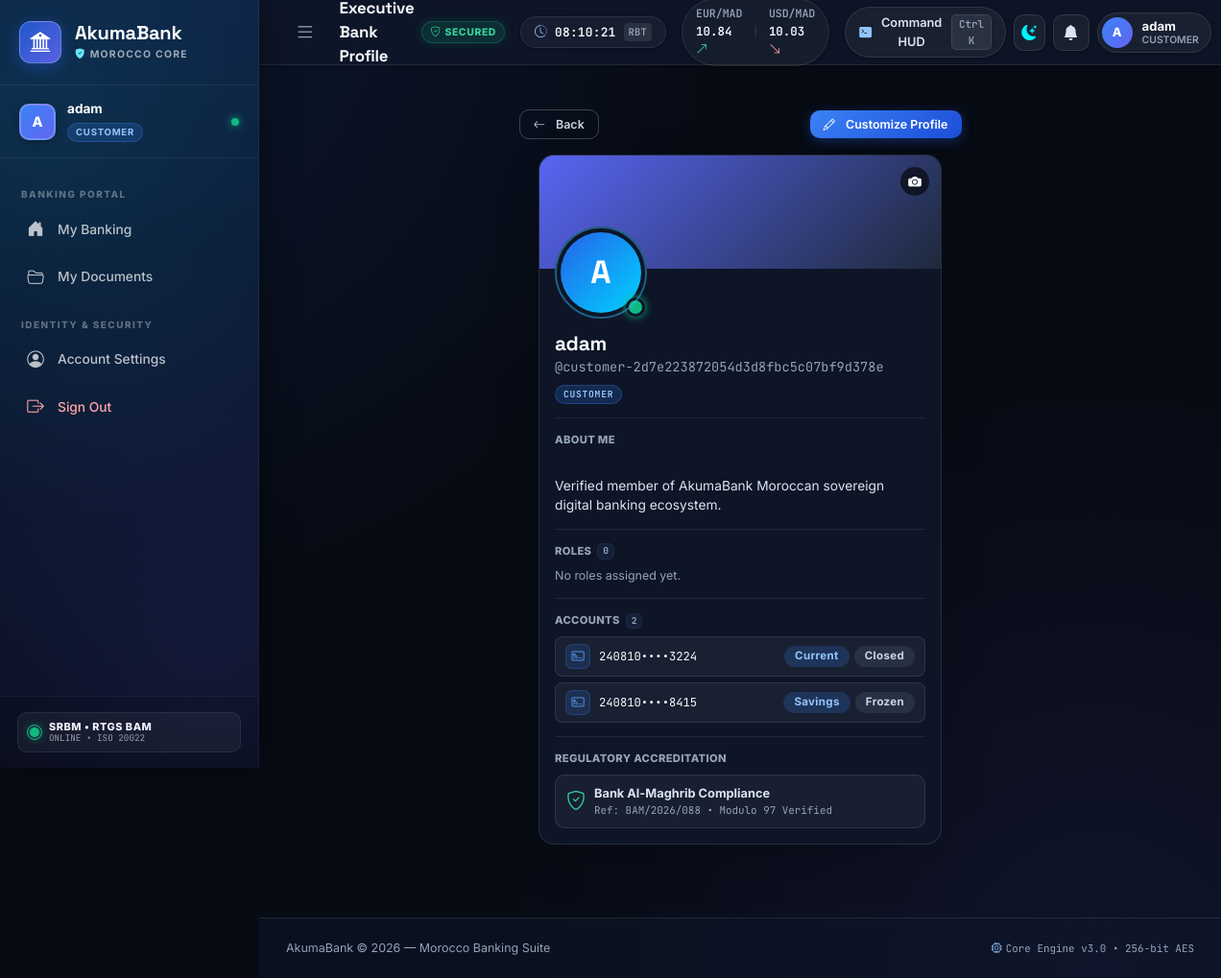
The app's page /user/2/profile (signed in) with its own data.
### tables this page shows
CREATE TABLE USERS (
                UserID   INTEGER PRIMARY KEY AUTOINCREMENT,
                Username TEXT    NOT NULL UNIQUE,
                Password TEXT    NOT NULL,
                ProfilePicture TEXT,
                FullName TEXT,
                Email TEXT,
                DateOfBirth TEXT,
                Phone TEXT,
                Address TEXT,
                NationalID TEXT,
                ApprovalStatus TEXT NOT NULL DEFAULT 'Approved'
                              CHECK(ApprovalStatus IN ('Pending','Approved','Rejected')),
                MustChangePassword INTEGER NOT NULL DEFAULT 0 CHECK(MustChangePassword IN (0,1)),
                Role     TEXT    NOT NULL DEFAULT 'Admin'
                         CHECK(Role IN ('Owner','Admin','Customer'))
            , BannerImage TEXT, BannerColor TEXT DEFAULT '#5865f2', AboutMe TEXT, CustomStatus TEXT, Pronouns TEXT);

CREATE TABLE ACCOUNT (
            AccountID     INTEGER PRIMARY KEY AUTOINCREMENT,
            CustomerID    INTEGER NOT NULL,
            AccountNumber TEXT    NOT NULL UNIQUE,
            AccountType   TEXT    NOT NULL CHECK(AccountType IN ('Savings','Current','Fixed Deposit')),
            Balance       REAL    NOT NULL DEFAULT 0.00,
            OpeningDate   TEXT    NOT NULL DEFAULT (date('now')),
            Status        TEXT    NOT NULL DEFAULT 'Active' CHECK(Status IN ('Active','Frozen','Closed')),
            BranchID      INTEGER, CardNumber TEXT, CardTier TEXT DEFAULT 'classic-blue',
            FOREIGN KEY (CustomerID) REFERENCES CUSTOMER(CustomerID) ON DELETE CASCADE,
            FOREIGN KEY (BranchID)   REFERENCES BRANCH(BranchID)
        );

### routes/profiles.py (the view)
@profiles_bp.route("/user/<int:user_id>/profile")
@login_required
def view_profile(user_id: int):
    profile_data = get_user_profile(user_id)
    if not profile_data:
        abort(404, description="User not found")
    is_owner = session["user"].get("role") == "Owner"
    is_self = session["user"].get("id") == user_id
    conn = get_db()
    all_badges = conn.execute("SELECT * FROM BADGE ORDER BY BadgeID ASC").fetchall()
    all_roles = conn.execute("SELECT * FROM CUSTOM_ROLE ORDER BY Position ASC, RoleID ASC").fetchall()
    conn.close()
    return render_template(
        "profile_card.html",
        profile=profile_data,
        is_owner=is_owner,
        is_self=is_self,
        all_badges=[_decorate_badge(b) for b in all_badges],
        all_roles=[_decorate_role(r) for r in all_roles],
    )

### app.py (called while the page is built, shortened)
@app.context_processor
def inject_card_tiers():
    return {
        "CARD_TIERS": CARD_TIERS,
        "list_card_tiers": list_card_tiers,
        "get_card_tier": get_card_tier,
    }

def _relative_time(value):
    from datetime import datetime, timezone
    if not value:
        return ""
    try:
        stamp = datetime.strptime(str(value)[:19], "%Y-%m-%d %H:%M:%S").replace(tzinfo=timezone.utc)
    except ValueError:
        return str(value)
    seconds = int((datetime.now(timezone.utc) - stamp).total_seconds())
    if seconds < 60:
        return "Just now"
    if seconds < 3600:
        return f"{seconds // 60}m ago"
    if seconds < 86400:
        return f"{seconds // 3600}h ago"
    if seconds < 604800:
        return f"{seconds // 86400}d ago"
    return stamp.strftime("%d %b %Y")

@app.template_filter("time_ago")
def filter_time_ago(value):
    return _relative_time(value)

@app.context_processor
def inject_notifications():
    user = session.get("user")
    if not user:
        return {}
    try:
        conn = get_db()
        rows = conn.execute(
            """SELECT NotificationID, Title, Body, Category, Icon, Link, IsRead, CreatedAt
               FROM NOTIFICATION WHERE UserID=?
               ORDER BY NotificationID DESC LIMIT 8""",
            (user.get("id"),),
        ).fetchall()
        unread = conn.execute(
            "SELECT COUNT(*) FROM NOTIFICATION WHERE UserID=? AND IsRead=0",
            (user.get("id"),),
        ).fetchone()[0]
        conn.close()
        return {"nav_notifications": rows, "nav_unread_count": unread}
    except Exception:
        return {"nav_notifications": [], "nav_unread_count": 0}

@app.context_processor
def inject_operations_requests_counts():
    user = session.get("user")
    if not user or user.get("role") == "Customer":
        return {}

### database.py (called while the page is built)
def get_db():
    os.makedirs(DATABASE_DIR, exist_ok=True)
    conn = sqlite3.connect(DB_PATH)
    conn.row_factory = sqlite3.Row
    conn.execute("PRAGMA foreign_keys = ON")
    return conn

### routes/profiles.py (called while the page is built)
def login_required(f):
    @wraps(f)
    def decorated(*args, **kwargs):
        if "user" not in session:
            return redirect(url_for("auth.login"))
        return f(*args, **kwargs)
    return decorated

### templates/profile_card.html (shortened to what this page needs)
{% extends "base.html" %}
{% block content %}
<div class="row justify-content-center">
  <div class="col-md-9 col-lg-7 col-xl-6">
    <div class="mb-3 d-flex justify-content-between align-items-center gap-2">
      <a href="javascript:history.back()" class="btn btn-sm btn-outline-secondary">
        <i class="bi bi-arrow-left me-1"></i>Back
      </a>
      {% if is_self %}
      <a href="{{ url_for('profiles.settings') }}" class="btn btn-sm btn-primary">
        <i class="bi bi-pencil me-1"></i>Customize Profile
      </a>
      {% endif %}
    </div>
    <div class="executive-profile-card profile-card--discord shadow-lg mx-auto">
      <div class="profile-banner-hero" style="{% if profile.user.BannerImage %}background-image: url('{{ url_for('profiles.user_banner', user_id=profile.user.UserID, v=profile.user.BannerImage|length) }}');{% else %}background: linear-gradient(135deg, {{ profile.user.BannerColor or '#0f172a' }}, #1e293b);{% endif %}">
        {% if is_self %}
        <a href="{{ url_for('profiles.settings') }}" class="banner-edit-action-btn" title="Edit Banner">
          <i class="bi bi-camera-fill"></i>
        </a>
        {% endif %}
      </div>
      <div class="profile-identity-strip">
        <div class="profile-avatar-anchor">
          {% if profile.user.ProfilePicture %}
          <img src="{{ url_for('profiles.user_avatar', user_id=profile.user.UserID, v=profile.user.ProfilePicture|length) }}" alt="Avatar" class="profile-avatar-media" />
          {% else %}
          <div class="profile-avatar-fallback">
            {{ (profile.user.FullName or profile.user.Username)[0]|upper }}
          </div>
          {% endif %}
          <div class="profile-online-badge" title="Active Banking Session"></div>
        </div>
      </div>
      <div class="profile-card-body">
        <h4 class="profile-user-fullname mb-0">{{ profile.user.FullName or profile.user.Username }}</h4>
        <div class="profile-user-handle">
          <span>@{{ profile.user.Username }}</span>
          <span class="badge-role role-{{ profile.user.Role|lower }}">{{ profile.user.Role }}</span>
        </div>
        <div class="discord-profile-section">
          <div class="discord-section-title">About Me</div>
          <div class="profile-bio-text">
            {{ profile.user.AboutMe or 'Verified member of AkumaBank Moroccan sovereign digital banking ecosystem.' }}
          </div>
        </div>
        <div class="discord-profile-section">
          <div class="discord-section-title">
            Roles
            <span class="discord-section-count">{{ profile.roles|length }}</span>
          </div>
          {% if profile.roles %}
          <div class="discord-role-pills">
            {% for role in profile.roles %}
            <span class="discord-role-pill" style="--role-color: {{ role.Color }};">
              {% if role.icon_url %}
              <img src="{{ role.icon_url }}" alt="" class="role-icon-img" />
              {% else %}
              <span class="role-color-dot"></span>
              {% endif %}{{ role.Name }}
            </span>
            {% endfor %}
          </div>
          {% else %}
          <div class="discord-empty-text">No roles assigned yet.</div>
          {% endif %}
        </div>
        {% if profile.accounts %}
        <div class="discord-profile-section">
          <div class="discord-section-title">
            Accounts
            <span class="discord-section-count">{{ profile.accounts|length }}</span>
          </div>
          <div class="discord-account-list">
            {% for acc in profile.accounts %}
            <div class="discord-account-row">
              <span class="discord-account-icon"><i class="bi bi-credit-card-2-front"></i></span>
              <span class="discord-account-number">{{ acc.AccountNumber[:6] }}••••{{ acc.AccountNumber[-4:] }}</span>
              <span class="discord-account-tags">
                <span class="badge bg-primary-soft text-primary">{{ acc.AccountType }}</span>
                <span class="badge bg-secondary-soft text-secondary">{{ acc.Status }}</span>
              </span>
            </div>
            {% endfor %}
          </div>
        </div>
        {% endif %}
        <div class="discord-profile-section">
          <div class="discord-section-title">Regulatory Accreditation</div>
          <div class="profile-accreditation">
            <i class="bi bi-shield-check text-success fs-5"></i>
            <div>
              <div class="fw-bold">Bank Al-Maghrib Compliance</div>
              <div class="text-muted font-monospace" style="font-size: 0.68rem;">Ref: BAM/2026/088 &bull; Modulo 97 Verified</div>
            </div>
          </div>
        </div>
      </div>
    </div>
  </div>
</div>
{% endblock %}

### templates/base.html (shortened to what this page needs)
<!DOCTYPE html>
<html lang="en-MA">
<head>
  <link href="https://cdn.jsdelivr.net/npm/bootstrap@5.3.2/dist/css/bootstrap.min.css" rel="stylesheet" />
  <link href="https://cdn.jsdelivr.net/npm/bootstrap-icons@1.11.3/font/bootstrap-icons.css" rel="stylesheet" />
  <link rel="stylesheet" href="{{ url_for('static', filename='css/style.css') }}" />
</head>
<body>
<div class="sidebar" id="sidebar">
  <div class="sidebar-brand">
    <div class="brand-icon">
      <i class="bi bi-bank2"></i>
    </div>
    <div class="brand-text">
      <span class="brand-name">AkumaBank</span>
      <span class="brand-sub"><i class="bi bi-shield-fill-check text-info me-1"></i>Morocco Core</span>
    </div>
  </div>
  <div class="sidebar-user" style="cursor: pointer;" onclick="window.openProfileCard({{ session.user.id }})" title="View your Executive Profile Card">
    {% if session.user.has_pfp or session.user.profile_picture %}
    <img class="user-avatar" src="{{ url_for('profiles.user_avatar', user_id=session.user.id, v=session.user.avatar_version or 0) }}" alt="" />
    {% else %}
    <div class="user-avatar">{{ session.user.username[0]|upper }}</div>
    {% endif %}
    <div class="user-info">
      <div class="user-name">{{ session.user.username }}</div>
      <div class="user-role badge-role role-{{ session.user.role|lower }}">{{ session.user.role }}</div>
    </div>
    <span class="user-status-dot" title="User Session Active"></span>
  </div>
  <nav class="sidebar-nav">
    {% if session.user.role == 'Customer' %}
    <div class="nav-section-title">Banking Portal</div>
    <a href="{{ url_for('customer_portal.home') }}" class="nav-link {% if request.endpoint == 'customer_portal.home' %}active{% endif %}">
      <i class="bi bi-house-door-fill"></i><span>My Banking</span>
    </a>
    <a href="{{ url_for('documents.customer_documents') }}" class="nav-link {% if request.endpoint and request.endpoint.startswith('documents.') %}active{% endif %}">
      <i class="bi bi-folder2-open"></i><span>My Documents</span>
    </a>
    {% endif %}
    <div class="nav-section-title">Identity &amp; Security</div>
    <a href="{{ url_for('profiles.settings') }}" class="nav-link {% if request.endpoint == 'profiles.settings' %}active{% endif %}">
      <i class="bi bi-person-circle"></i><span>Account Settings</span>
    </a>
    <a href="{{ url_for('auth.logout') }}" class="nav-link text-danger-soft">
      <i class="bi bi-box-arrow-right"></i><span>Sign Out</span>
    </a>
  </nav>
  <div class="sidebar-status-footer">
    <div class="cyber-pulse-pill">
      <span class="cyber-pulse-dot"></span>
      <div class="cyber-pulse-meta">
        <span class="cyber-pulse-title">SRBM &bull; RTGS BAM</span>
        <span class="cyber-pulse-sub">ONLINE &bull; ISO 20022</span>
      </div>
    </div>
  </div>
</div>
<div class="main-wrapper" id="mainWrapper">
  <header class="topbar">
    <button class="sidebar-toggle" id="sidebarToggle" aria-label="Toggle navigation">
      <i class="bi bi-list"></i>
    </button>
    <div class="topbar-breadcrumb d-flex align-items-center gap-2">
      <span class="page-title">{% block page_title %}Dashboard{% endblock %}</span>
      <span class="badge-cyber-shield d-none d-sm-inline-flex align-items-center">
        <i class="bi bi-shield-check me-1"></i>SECURED
      </span>
    </div>
    <div class="topbar-center d-none d-xl-flex align-items-center gap-3">
      <div class="topbar-pill topbar-clock" id="topbarClockPill" title="Rabat Banking Local Time (GMT+1)">
        <i class="bi bi-clock-history text-primary"></i>
        <span id="rabatClockText">--:--:--</span>
        <span class="topbar-pill-sub">RBT</span>
      </div>
      <div class="topbar-pill topbar-fx-ticker" title="Indicative Interbank FX Rates (Bank Al-Maghrib)">
        <span class="fx-item"><span class="fx-code">EUR/MAD</span> 10.84 <i class="bi bi-arrow-up-right text-success"></i></span>
        <span class="fx-sep">|</span>
        <span class="fx-item"><span class="fx-code">USD/MAD</span> 10.03 <i class="bi bi-arrow-down-right text-danger"></i></span>
      </div>
    </div>
    <div class="topbar-actions ms-auto d-flex align-items-center gap-2">
      <button class="topbar-btn-hud" id="openCommandPaletteBtn" title="Open Command HUD (Ctrl + K)">
        <i class="bi bi-terminal-fill text-primary"></i>
        <span class="hud-btn-label d-none d-md-inline">Command HUD</span>
        <kbd class="hud-kbd d-none d-md-inline">Ctrl K</kbd>
      </button>
      <button class="topbar-icon-btn theme-toggle-btn" id="themeToggleBtn" title="Switch Theme (Cyber Dark / Crisp Light)" aria-label="Toggle theme">
        <i class="bi bi-moon-stars-fill theme-moon-icon"></i>
      </button>
      <div class="dropdown">
        <button class="topbar-icon-btn position-relative" id="notifDropdownBtn" data-bs-toggle="dropdown" data-bs-auto-close="outside" aria-expanded="false" title="Notifications">
          <i class="bi bi-bell-fill"></i>
        </button>
      </div>
      <div class="dropdown">
        <div class="topbar-user-badge dropdown-toggle" id="userMenuBtn" data-bs-toggle="dropdown" aria-expanded="false" role="button">
          {% if session.user.has_pfp or session.user.profile_picture %}
          <img class="topbar-avatar" src="{{ url_for('profiles.user_avatar', user_id=session.user.id, v=session.user.avatar_version or 0) }}" alt="" />
          {% else %}
          <div class="topbar-avatar">{{ session.user.username[0]|upper }}</div>
          {% endif %}
          <div class="d-none d-md-flex flex-column text-start lh-sm">
            <span class="topbar-username">{{ session.user.username }}</span>
            <span class="topbar-role-sub">{{ session.user.role }}</span>
          </div>
        </div>
      </div>
    </div>
  </header>
  <div class="flash-container">
  </div>
  <main class="page-content">
    {% block content %}{% endblock %}
  </main>
  <footer class="page-footer">
    <div class="d-flex flex-column flex-sm-row align-items-center justify-content-between gap-2">
      <span>AkumaBank &copy; 2026 &mdash; Morocco Banking Suite</span>
      <span class="font-monospace text-muted small"><i class="bi bi-cpu text-primary me-1"></i>Core Engine v3.0 &bull; 256-bit AES</span>
    </div>
  </footer>
</div>
<div class="toast-container position-fixed bottom-0 end-0 p-3" id="cyberToastContainer" style="z-index: 1099;"></div>
</body>
</html>

### records on screen
USERS: user.role "CUSTOMER", FullName "A", user "adam", user.Username "customer-2d7e223872054d3d8fbc5c07bf9d378e", user.Role "CUSTOMER"
ACCOUNT: AccountNumber "240810", AccountNumber "3224", AccountType "Current", Status "Closed"
ACCOUNT: AccountNumber "240810", AccountNumber "8415", AccountType "Savings", Status "Frozen"

### other values on screen
{{ session.user.username[0]|upper }} "A"
{{ session.user.username }} "adam"
{{ profile.roles|length }} "0"
{{ profile.accounts|length }} "2"
